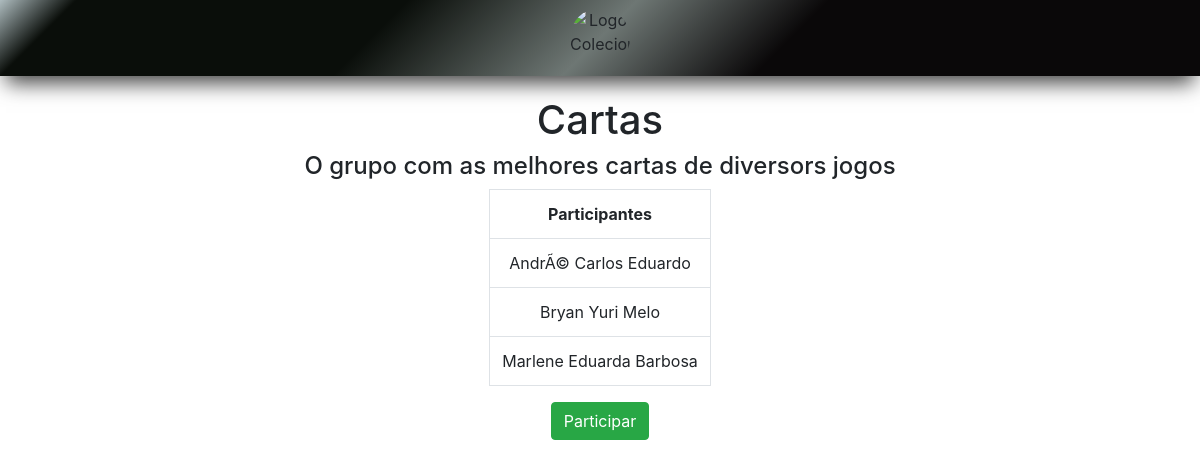
/pages/groupDetails.php?groupId=2, run on the app's committed database.
### tables this page shows
CREATE TABLE `Groups` (
  `Id` int(11) NOT NULL,
  `Name` varchar(60) NOT NULL,
  `Description` varchar(255) DEFAULT NULL,
  `CreatedAt` date NOT NULL DEFAULT current_timestamp(),
  `AdminRegistration` int(99) NOT NULL
);

CREATE TABLE `Collectors` (
  `Registration` int(99) NOT NULL,
  `FullName` varchar(60) NOT NULL,
  `Birthday` date NOT NULL,
  `Phone` varchar(11) NOT NULL,
  `Email` varchar(30) NOT NULL,
  `Cpf` varchar(11) NOT NULL
);

### script/database.php (called while the page is built, shortened)
<?php
	$server = "localhost";
	$user = "root";
	$password = "";
	$db = "test";
    $connection = mysqli_connect($server, $user, $password, $db);
    function selectCollector(string $registration) {
        global $connection;
        $query = "SELECT * FROM Collectors WHERE Registration = $registration";
        $result = mysqli_query($connection, $query);
        if ($result) {
            return mysqli_fetch_object($result);
        } else {
            echo "Collector Not Found";
        }
    }
    function selectGroup(string $id) {
        global $connection;
        $query = "SELECT * FROM Groups WHERE Id = $id";
        $result = mysqli_query($connection, $query);
        if ($result) {
            return mysqli_fetch_object($result);
        } else {
            echo "Group Not Found";
        }
    }
    function selectCollectorsByGroup(string $id) {
        global $connection;
        $query = "SELECT * FROM GroupCollectors WHERE GroupId = $id";
        $result = mysqli_query($connection, $query) or die(mysqli_error($connection));
        $collectors = [];
        while ($relation = mysqli_fetch_assoc($result)) {
            array_push($collectors, selectCollector($relation['CollectorRegistration']));
        }
        return $collectors;
    }
?>

### pages/groupDetails.php (the view, shortened to what this page needs)
<?php
  include "../script/database.php";
	$id = $_GET["groupId"];
  $group = selectGroup($id);
  $collectors = selectCollectorsByGroup($id);
  $userId = 8;
  $isMember = false;
?>
<!doctype html>
<html lang="en">
  <head>
    <link rel="stylesheet" href="https://stackpath.bootstrapcdn.com/bootstrap/4.3.1/css/bootstrap.min.css">
	  <link rel="stylesheet" href="../styles/custom.css">
  </head>
  <body>
  	<nav class="navbar navbar-dark bg-dark nav center color">
        <img class="img" src="https://upload.wikimedia.org/wikipedia/commons/d/d9/Pawn_Stars_logo-large.png" alt="Logo Colecionadores">
    </nav>
    <div class="groupPageContainer">
      <h1><?php echo $group->Name ?></h1>
      <h4><?php echo $group->Description ?></h4>
      <div class="table-responsive-sm">
  			<table class="table table-bordered">
        <tr>
          <td><center><b>Participantes</b></center></td>
        </tr>
        <?php forEach($collectors as &$collector) { ?>
          <tr>
          <td><center><?php echo $collector->FullName ?></center></td>
          </tr>
        <?php } ?>
        </table>
      </div>
      <?php if ($isMember) { ?>
        <a class="btn btn-danger" href="./delete.php?groupId=<?php echo $group->Id ?>&collectorRegistration=<?php echo $userId ?>">Sair</a>
      <?php } else { ?>
        <a class="btn btn-success" href="./insert.php?groupId=<?php echo $group->Id ?>&collectorRegistration=<?php echo $userId ?>">Participar</a>
      <?php } ?>
    </div>
  </body>
</html>

### styles/custom.css (style rules this page uses)
.nav { display: flex; justify-content: center; box-shadow: 0px 13px 20px -6px rgba(0, 0, 0, 0.75); }
.color { background: rgb(174, 188, 191); background: -moz-linear-gradient( -45deg, rgba(174, 188, 191, 1) 0%, rgba(10, 14, 10, 1) 6%, rgba(10, 14, 10, 1) 6%, rgba(10, 14, 10, 1) 32%, rgba(110, 119, 116, 1) 50%, rgba(10, 8, 9, 1) 65% ); background: -webkit-linear-gradient( -45deg, rgba(174, 188, 191, 1) 0%, rgba(10, 14, 10, 1) 6%, rgba(10, 14, 10, 1) 6%, rgba(10, 14, 10, 1) 32%, rgba(110, 119, 116, 1) 50%, rgba(10, 8, 9, 1) 65% ); background: linear-gradient( 135deg, rgba(174, 188, 191, 1) 0%, rgba(10, 14, 10, 1) 6%, rgba(10, 14, 10, 1) 6%, rgba(10, 14, 10, 1) 32%, rgba(110, 119, 116, 1) 50%, rgba(10, 8, 9, 1) 65% ); filter: progid:DXImageTransform.Microsoft.gradient( startColorstr='#aebcbf', endColorstr='#0a0809',GradientType=1 ); }
.img { width: 60px; height: 60px; border-radius: 50px; }
.center { text-align: center; }
.groupPageContainer { display: flex; flex-direction: column; align-items: center; justify-content: flex-start; width: 100%; padding: 20px; }

### data on the page
groups: Name "Cartas", Description "O grupo com as melhores cartas de diversors jogos"
collectors: FullName "AndrÃ© Carlos Eduardo"
collectors: FullName "Bryan Yuri Melo"
collectors: FullName "Marlene Eduarda Barbosa"
